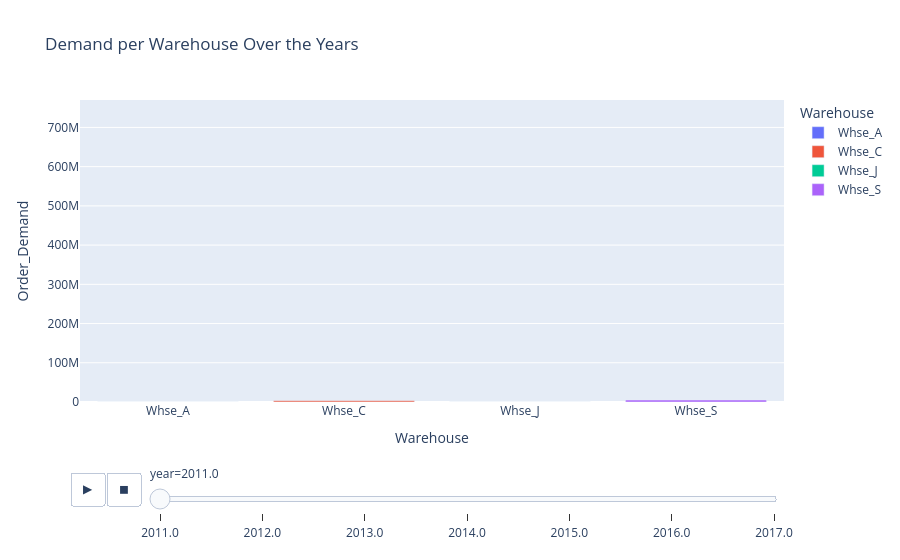

Notebook code for this chart:
### Markdown cell above
## 4. Yearly Trend – Animated Bar Race

### Code cell
yr_wh = df.groupby(['year','Warehouse'])['Order_Demand'].sum().reset_index()

fig = px.bar(yr_wh, x='Warehouse', y='Order_Demand', color='Warehouse',
             animation_frame='year',
             title='Demand per Warehouse Over the Years',
             range_y=[0, yr_wh['Order_Demand'].max() * 1.1])
fig.layout.updatemenus[0].buttons[0].args[1]['frame']['duration'] = 800
fig.show()

### Figure 1 — Plotly figure (JSON) as saved in the notebook; plotly's stock layout.template omitted (floating-point values rounded to 4 significant figures)
{"data": [{"hovertemplate": "Warehouse=%{x}<br>year=2011.0<br>Order_Demand=%{y}<extra></extra>", "legendgroup": "Whse_A", "marker": {"color": "#636efa", "pattern": {"shape": ""}}, "name": "Whse_A", "orientation": "v", "showlegend": true, "textposition": "auto", "type": "bar", "x": ["Whse_A"], "xaxis": "x", "y": [230881], "yaxis": "y"}, {"hovertemplate": "Warehouse=%{x}<br>year=2011.0<br>Order_Demand=%{y}<extra></extra>", "legendgroup": "Whse_C", "marker": {"color": "#EF553B", "pattern": {"shape": ""}}, "name": "Whse_C", "orientation": "v", "showlegend": true, "textposition": "auto", "type": "bar", "x": ["Whse_C"], "xaxis": "x", "y": [3031847], "yaxis": "y"}, {"hovertemplate": "Warehouse=%{x}<br>year=2011.0<br>Order_Demand=%{y}<extra></extra>", "legendgroup": "Whse_J", "marker": {"color": "#00cc96", "pattern": {"shape": ""}}, "name": "Whse_J", "orientation": "v", "showlegend": true, "textposition": "auto", "type": "bar", "x": ["Whse_J"], "xaxis": "x", "y": [198547], "yaxis": "y"}, {"hovertemplate": "Warehouse=%{x}<br>year=2011.0<br>Order_Demand=%{y}<extra></extra>", "legendgroup": "Whse_S", "marker": {"color": "#ab63fa", "pattern": {"shape": ""}}, "name": "Whse_S", "orientation": "v", "showlegend": true, "textposition": "auto", "type": "bar", "x": ["Whse_S"], "xaxis": "x", "y": [4902619], "yaxis": "y"}], "layout": {"barmode": "relative", "legend": {"title": {"text": "Warehouse"}, "tracegroupgap": 0}, "sliders": [{"active": 0, "currentvalue": {"prefix": "year="}, "len": 0.9, "pad": {"b": 10, "t": 60}, "steps": [{"args": [["2011.0"], {"frame": {"duration": 0, "redraw": true}, "fromcurrent": true, "mode": "immediate", "transition": {"duration": 0, "easing": "linear"}}], "label": "2011.0", "method": "animate"}, {"args": [["2012.0"], {"frame": {"duration": 0, "redraw": true}, "fromcurrent": true, "mode": "immediate", "transition": {"duration": 0, "easing": "linear"}}], "label": "2012.0", "method": "animate"}, {"args": [["2013.0"], {"frame": {"duration": 0, "redraw": true}, "fromcurrent": true, "mode": "immediate", "transition": {"duration": 0, "easing": "linear"}}], "label": "2013.0", "method": "animate"}, {"args": [["2014.0"], {"frame": {"duration": 0, "redraw": true}, "fromcurrent": true, "mode": "immediate", "transition": {"duration": 0, "easing": "linear"}}], "label": "2014.0", "method": "animate"}, {"args": [["2015.0"], {"frame": {"duration": 0, "redraw": true}, "fromcurrent": true, "mode": "immediate", "transition": {"duration": 0, "easing": "linear"}}], "label": "2015.0", "method": "animate"}, {"args": [["2016.0"], {"frame": {"duration": 0, "redraw": true}, "fromcurrent": true, "mode": "immediate", "transition": {"duration": 0, "easing": "linear"}}], "label": "2016.0", "method": "animate"}, {"args": [["2017.0"], {"frame": {"duration": 0, "redraw": true}, "fromcurrent": true, "mode": "immediate", "transition": {"duration": 0, "easing": "linear"}}], "label": "2017.0", "method": "animate"}], "x": 0.1, "xanchor": "left", "y": 0, "yanchor": "top"}], "title": {"text": "Demand per Warehouse Over the Years"}, "updatemenus": [{"buttons": [{"args": [null, {"frame": {"duration": 800, "redraw": true}, "fromcurrent": true, "mode": "immediate", "transition": {"duration": 500, "easing": "linear"}}], "label": "&#9654;", "method": "animate"}, {"args": [[null], {"frame": {"duration": 0, "redraw": true}, "fromcurrent": true, "mode": "immediate", "transition": {"duration": 0, "easing": "linear"}}], "label": "&#9724;", "method": "animate"}], "direction": "left", "pad": {"r": 10, "t": 70}, "showactive": false, "type": "buttons", "x": 0.1, "xanchor": "right", "y": 0, "yanchor": "top"}], "xaxis": {"anchor": "y", "categoryarray": ["Whse_A", "Whse_C", "Whse_J", "Whse_S"], "categoryorder": "array", "domain": [0, 1], "title": {"text": "Warehouse"}}, "yaxis": {"anchor": "x", "domain": [0, 1], "range": [0, 769900000.0], "title": {"text": "Order_Demand"}}}}
